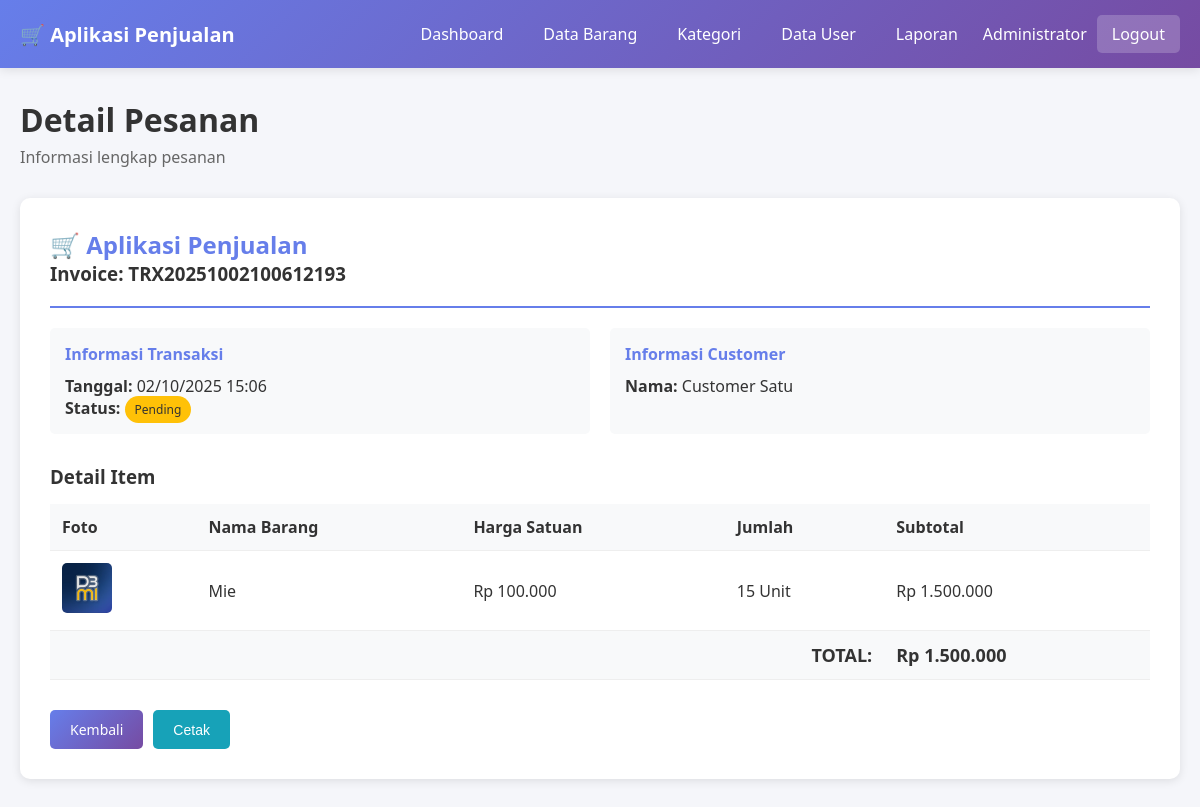
The page /detail_pesanan.php?id=2 (signed in) on the database its author committed.
### tables this page shows
CREATE TABLE `transaksi` (
  `id` int(11) NOT NULL,
  `kode_transaksi` varchar(50) NOT NULL,
  `id_customer` int(11) DEFAULT NULL,
  `id_kasir` int(11) DEFAULT NULL,
  `tanggal_transaksi` datetime DEFAULT current_timestamp(),
  `total_harga` decimal(10,2) NOT NULL,
  `status` enum('pending','selesai','batal') DEFAULT 'pending'
);

CREATE TABLE `users` (
  `id` int(11) NOT NULL,
  `username` varchar(50) NOT NULL,
  `password` varchar(255) NOT NULL,
  `nama_lengkap` varchar(100) NOT NULL,
  `email` varchar(100) DEFAULT NULL,
  `role` enum('admin','kasir','customer') NOT NULL,
  `alamat` text DEFAULT NULL,
  `no_telp` varchar(20) DEFAULT NULL,
  `created_at` timestamp NOT NULL DEFAULT current_timestamp()
);

CREATE TABLE `detail_transaksi` (
  `id` int(11) NOT NULL,
  `id_transaksi` int(11) DEFAULT NULL,
  `id_barang` int(11) DEFAULT NULL,
  `jumlah` int(11) NOT NULL,
  `harga_satuan` decimal(10,2) NOT NULL,
  `subtotal` decimal(10,2) NOT NULL
);

CREATE TABLE `barang` (
  `id` int(11) NOT NULL,
  `nama_barang` varchar(100) NOT NULL,
  `foto` varchar(255) DEFAULT NULL,
  `harga` decimal(10,2) NOT NULL,
  `stok` int(11) NOT NULL DEFAULT 0,
  `tipe_barang` varchar(50) DEFAULT NULL,
  `id_kategori` int(11) DEFAULT NULL,
  `deskripsi` text DEFAULT NULL,
  `created_at` timestamp NOT NULL DEFAULT current_timestamp()
);

### config.php (called while the page is built, shortened)
<?php
$conn = mysqli_connect(DB_HOST, DB_USER, DB_PASS, DB_NAME);
mysqli_set_charset($conn, "utf8");
function clean_input($data) {
    global $conn;
    $data = trim($data);
    $data = stripslashes($data);
    $data = htmlspecialchars($data);
    $data = mysqli_real_escape_string($conn, $data);
    return $data;
}
function format_rupiah($angka) {
    return "Rp " . number_format($angka, 0, ',', '.');
}
?>

### detail_pesanan.php (the view, shortened to what this page needs)
<?php
require_once 'config.php';
$id_transaksi = clean_input($_GET['id']);
$query = "SELECT t.*, u.nama_lengkap as nama_customer, k.nama_lengkap as nama_kasir
          FROM transaksi t
          LEFT JOIN users u ON t.id_customer = u.id
          LEFT JOIN users k ON t.id_kasir = k.id
          WHERE t.id = '$id_transaksi'";
$result = mysqli_query($conn, $query);
$transaksi = mysqli_fetch_assoc($result);
$query_detail = "SELECT dt.*, b.nama_barang, b.foto, b.tipe_barang
                 FROM detail_transaksi dt
                 JOIN barang b ON dt.id_barang = b.id
                 WHERE dt.id_transaksi = '$id_transaksi'";
$result_detail = mysqli_query($conn, $query_detail);
?>
<!DOCTYPE html>
<html lang="id">
<head>
    <link rel="stylesheet" href="style.css">
</head>
<body>
    <?php include 'navbar.php'; ?>
    <div class="container">
        <div class="page-header">
            <h1>Detail Pesanan</h1>
            <p>Informasi lengkap pesanan</p>
        </div>
        <div class="invoice-container">
            <div class="invoice-header">
                <h2 style="color: #667eea;">🛒 Aplikasi Penjualan</h2>
                <h3>Invoice: <?php echo $transaksi['kode_transaksi']; ?></h3>
            </div>
            <div class="invoice-info">
                <div class="info-box">
                    <h4>Informasi Transaksi</h4>
                    <p><strong>Tanggal:</strong> <?php echo date('d/m/Y H:i', strtotime($transaksi['tanggal_transaksi'])); ?></p>
                    <p><strong>Status:</strong>
                        <span class="badge badge-<?php echo $transaksi['status']; ?>">
                            <?php echo ucfirst($transaksi['status']); ?>
                        </span>
                    </p>
                </div>
                <div class="info-box">
                    <h4>Informasi Customer</h4>
                    <p><strong>Nama:</strong> <?php echo $transaksi['nama_customer'] ?? 'Guest'; ?></p>
                </div>
            </div>
            <h3 style="margin-bottom: 15px;">Detail Item</h3>
            <table class="table">
                <thead>
                    <tr>
                        <th>Foto</th>
                        <th>Nama Barang</th>
                        <th>Harga Satuan</th>
                        <th>Jumlah</th>
                        <th>Subtotal</th>
                    </tr>
                </thead>
                <tbody>
                    <?php while ($detail = mysqli_fetch_assoc($result_detail)): ?>
                    <tr>
                        <td>
                            <img src="<?php echo $detail['foto'] ? 'uploads/'.$detail['foto'] : 'https://via.placeholder.com/50'; ?>"
                                 alt="<?php echo $detail['nama_barang']; ?>"
                                 style="width: 50px; height: 50px; object-fit: cover; border-radius: 5px;">
                        </td>
                        <td><?php echo $detail['nama_barang']; ?></td>
                        <td><?php echo format_rupiah($detail['harga_satuan']); ?></td>
                        <td><?php echo $detail['jumlah']; ?> <?php echo $detail['tipe_barang']; ?></td>
                        <td><?php echo format_rupiah($detail['subtotal']); ?></td>
                    </tr>
                    <?php endwhile; ?>
                    <tr style="background: #f8f9fa; font-weight: bold; font-size: 18px;">
                        <td colspan="4" style="text-align: right;">TOTAL:</td>
                        <td><?php echo format_rupiah($transaksi['total_harga']); ?></td>
                    </tr>
                </tbody>
            </table>
            <div style="margin-top: 30px; display: flex; gap: 10px;">
                <?php if ($_SESSION['role'] == 'customer'): ?>
                    <a href="pesanan.php" class="btn btn-primary">Kembali</a>
                <?php else: ?>
                    <a href="dashboard.php" class="btn btn-primary">Kembali</a>
                <?php endif; ?>
                <button onclick="window.print()" class="btn btn-info">Cetak</button>
            </div>
        </div>
    </div>
</body>
</html>

### style.css (style rules this page uses)
* { margin: 0; padding: 0; box-sizing: border-box; }
body { font-family: 'Segoe UI', Tahoma, Geneva, Verdana, sans-serif; background: #f5f6fa; color: #333; }
.container { max-width: 1200px; margin: 30px auto; padding: 0 20px; }
.page-header { margin-bottom: 30px; }
.page-header h1 { font-size: 32px; color: #333; margin-bottom: 5px; }
.page-header p { color: #666; }
.table { width: 100%; border-collapse: collapse; }
.table thead { background: #f8f9fa; }
.table th, .table td { padding: 12px; text-align: left; border-bottom: 1px solid #eee; }
.table th { font-weight: 600; color: #333; }
.btn { padding: 10px 20px; border: none; border-radius: 5px; cursor: pointer; font-size: 14px; text-decoration: none; display: inline-block; transition: all 0.3s; }
.btn-primary { background: linear-gradient(135deg, #667eea 0%, #764ba2 100%); color: white; }
.btn-info { background: #17a2b8; color: white; }
.badge { padding: 5px 10px; border-radius: 20px; font-size: 12px; font-weight: 500; }
.badge-pending { background: #ffc107; color: #333; }

### detail_pesanan.php (style rules this page uses)
.invoice-container { background: white; padding: 30px; border-radius: 10px; box-shadow: 0 2px 10px rgba(0,0,0,0.1); }
.invoice-header { border-bottom: 2px solid #667eea; padding-bottom: 20px; margin-bottom: 20px; }
.invoice-info { display: grid; grid-template-columns: 1fr 1fr; gap: 20px; margin-bottom: 30px; }
.info-box { background: #f8f9fa; padding: 15px; border-radius: 5px; }
.info-box h4 { margin-bottom: 10px; color: #667eea; }

### rows shown on the page
transaksi: kode_transaksi "TRX20251002100612193", tanggal_transaksi "02/10/2025 15:06", status "Pending", id_customer.nama_lengkap "Customer Satu", total_harga "Rp 1.500.000"
detail_transaksi: id_barang.foto (picture), id_barang.nama_barang "Mie", harga_satuan "Rp 100.000", jumlah "15", id_barang.tipe_barang "Unit", subtotal "Rp 1.500.000"

### other values the page prints
$_SESSION['nama_lengkap'] "Administrator"
